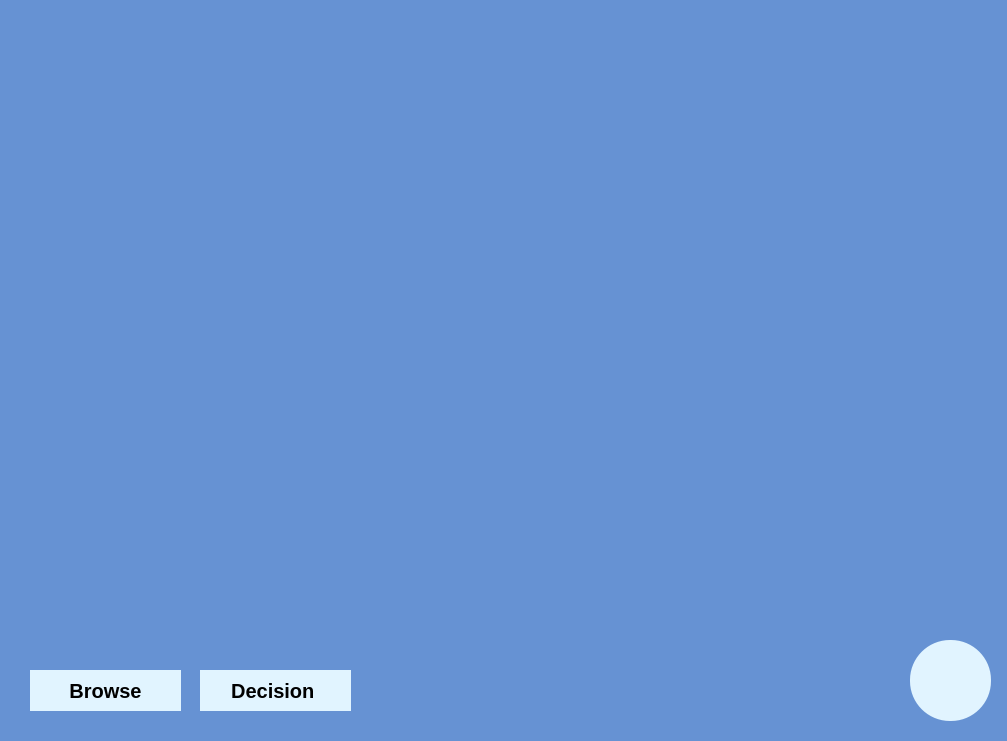
<?xml version="1.0" encoding="UTF-8"?>
<ui version="4.0">
 <class>Form</class>
 <widget class="QWidget" name="Form">
  <property name="enabled">
   <bool>true</bool>
  </property>
  <property name="geometry">
   <rect>
    <x>0</x>
    <y>0</y>
    <width>1007</width>
    <height>741</height>
   </rect>
  </property>
  <property name="sizePolicy">
   <sizepolicy hsizetype="Fixed" vsizetype="Fixed">
    <horstretch>0</horstretch>
    <verstretch>0</verstretch>
   </sizepolicy>
  </property>
  <property name="minimumSize">
   <size>
    <width>1007</width>
    <height>741</height>
   </size>
  </property>
  <property name="maximumSize">
   <size>
    <width>1007</width>
    <height>741</height>
   </size>
  </property>
  <property name="sizeIncrement">
   <size>
    <width>1007</width>
    <height>741</height>
   </size>
  </property>
  <property name="baseSize">
   <size>
    <width>1007</width>
    <height>741</height>
   </size>
  </property>
  <property name="windowTitle">
   <string>Form</string>
  </property>
  <property name="windowIcon">
   <iconset>
    <normaloff>logo1.ico</normaloff>logo1.ico</iconset>
  </property>
  <property name="styleSheet">
   <string notr="true">
/*-----QWidget-----*/
QWidget
{
	background-color: #6692d3;
	color: #ffffff;
	border-color: #181c21;

}


/*-----QMenuBar-----*/
QMenuBar
{
	background-color: #6692fc;
	color: #fff;
	border-color: #181c21;

}


QMenuBar::item
{
    background-color: transparent;

}


QMenuBar::item:selected
{
    background-color: #389bff;

}


QMenuBar::item:pressed
{
    background-color: #3a76b4;
    border: 1px solid #5ab8a0;
    margin-bottom: -1px;
    padding-bottom: 1px;

}


/*-----QMenu-----*/
QMenu
{
    background-color: #e1f4ff;
    border: 1px solid;
    color: #000;

}


QMenu::separator
{
    height: 1px;
    background-color: #000;
    color: #ffffff;
    padding-left: 4px;
    margin-left: 10px;
    margin-right: 5px;

}


QMenu::item
{
    min-width : 150px;
    padding: 3px 20px 3px 20px;

}


QMenu::item:selected
{
    background-color: #3a76b4;
    color: #ffffff;

}


QMenu::item:disabled
{
    color: #262626;

}


/*-----QPushButton-----*/
QPushButton
{
	background-color: #e1f4ff;
	color: #000000;
	border-style: solid;
	border-color: #181c21;
	font-weight: bold;
	font-size: 20px;
	font-family: Arial;

}


QPushButton::hover
{
	background-color: #f6fbff;

}


QPushButton::pressed
{
	background-color: #cdcdcd;

}


/*-----QLineEdit-----*/
QLineEdit
{
	background-color: #12160c;
	color: #ffffff;
	border: 1px solid #6692fc;
	padding: 3px;

}</string>
  </property>
  <widget class="QPushButton" name="browf">
   <property name="enabled">
    <bool>true</bool>
   </property>
   <property name="geometry">
    <rect>
     <x>30</x>
     <y>670</y>
     <width>151</width>
     <height>41</height>
    </rect>
   </property>
   <property name="font">
    <font>
     <family>Arial</family>
     <pointsize>-1</pointsize>
     <weight>75</weight>
     <bold>true</bold>
    </font>
   </property>
   <property name="text">
    <string>Browse</string>
   </property>
  </widget>
  <widget class="QPushButton" name="end">
   <property name="geometry">
    <rect>
     <x>910</x>
     <y>640</y>
     <width>81</width>
     <height>81</height>
    </rect>
   </property>
   <property name="autoFillBackground">
    <bool>false</bool>
   </property>
   <property name="styleSheet">
    <string notr="true">QPushButton {
  border-radius:40px;


}
</string>
   </property>
   <property name="text">
    <string/>
   </property>
   <property name="icon">
    <iconset>
     <normaloff>close-icon-29.png</normaloff>close-icon-29.png</iconset>
   </property>
   <property name="iconSize">
    <size>
     <width>80</width>
     <height>80</height>
    </size>
   </property>
   <property name="shortcut">
    <string/>
   </property>
  </widget>
  <widget class="QLabel" name="label">
   <property name="geometry">
    <rect>
     <x>430</x>
     <y>320</y>
     <width>161</width>
     <height>81</height>
    </rect>
   </property>
   <property name="font">
    <font>
     <pointsize>30</pointsize>
    </font>
   </property>
   <property name="text">
    <string/>
   </property>
  </widget>
  <widget class="QPushButton" name="decision">
   <property name="enabled">
    <bool>true</bool>
   </property>
   <property name="geometry">
    <rect>
     <x>200</x>
     <y>670</y>
     <width>151</width>
     <height>41</height>
    </rect>
   </property>
   <property name="font">
    <font>
     <family>Arial</family>
     <pointsize>-1</pointsize>
     <weight>75</weight>
     <bold>true</bold>
    </font>
   </property>
   <property name="text">
    <string>Decision </string>
   </property>
  </widget>
 </widget>
 <resources/>
 <connections/>
</ui>
